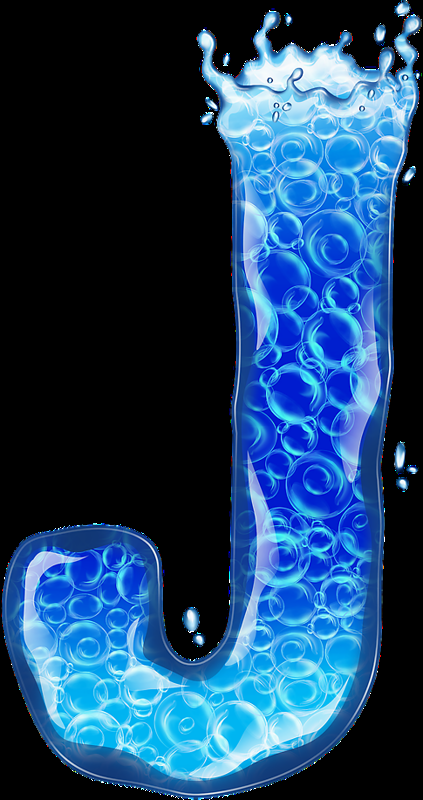
#> input picture chap14/image/j.png, 423 x 800 px, found by its file name
$ jupyter execute 145.ipynb
#> lines starting #> are read from the running program, lines starting #| are printed output that depends on the picture
[cell 1]
import cv2
import numpy as np

[cell 2]
img = cv2.imread('image\j.png',0)
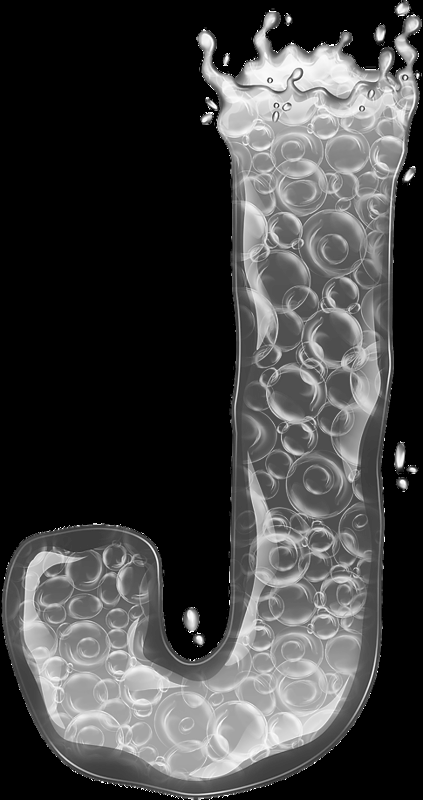
#> img: shape (800, 423); min 0, max 255, mean 66.3
kernel = np.ones((5,5),np.uint8)
erosion = cv2.erode(img,kernel,iterations = 1)
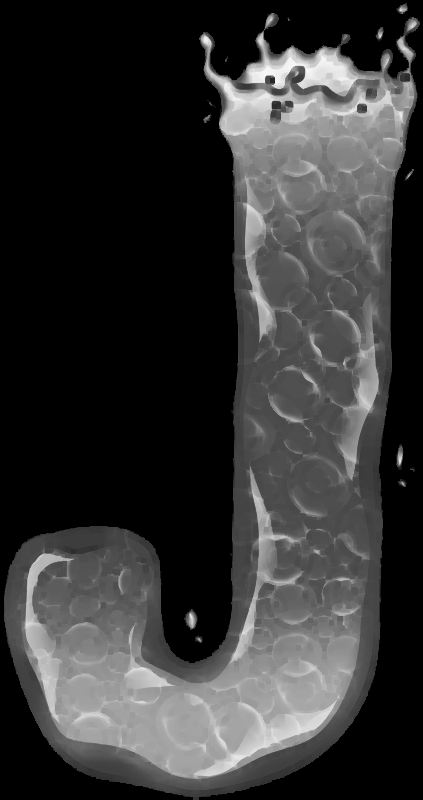
#> erosion: shape (800, 423); min 0, max 248, mean 52.8

[cell 3]
dilation = cv2.dilate(img,kernel,iterations = 1)
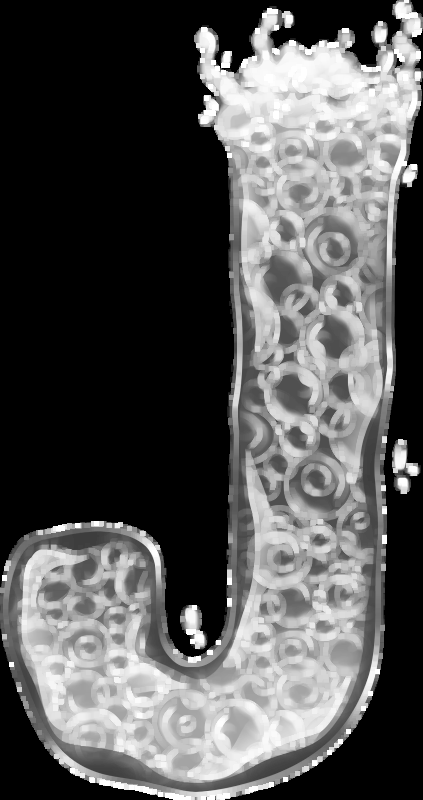
#> dilation: shape (800, 423); min 0, max 255, mean 85.9
cv2.imshow('image',dilation)
cv2.waitKey(0)
cv2.destroyAllWindows()

[cell 4]
opening = cv2.morphologyEx(img, cv2.MORPH_OPEN, kernel)
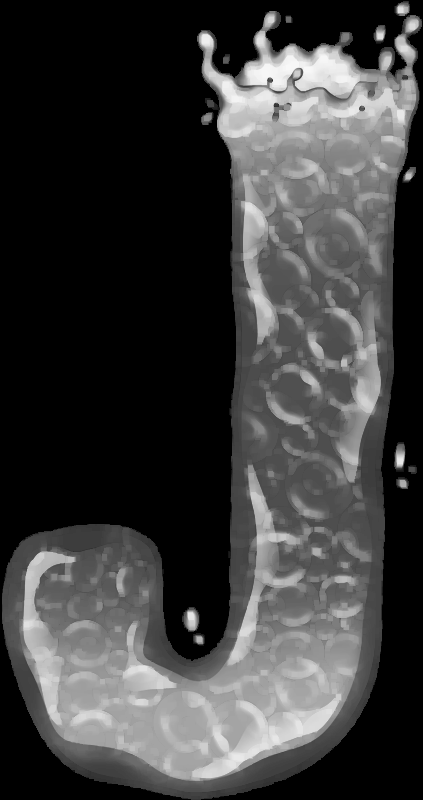
#> opening: shape (800, 423); min 0, max 248, mean 60.7
cv2.imshow('image',opening)
cv2.waitKey(0)
cv2.destroyAllWindows()

[cell 5]
closing = cv2.morphologyEx(img, cv2.MORPH_CLOSE, kernel)
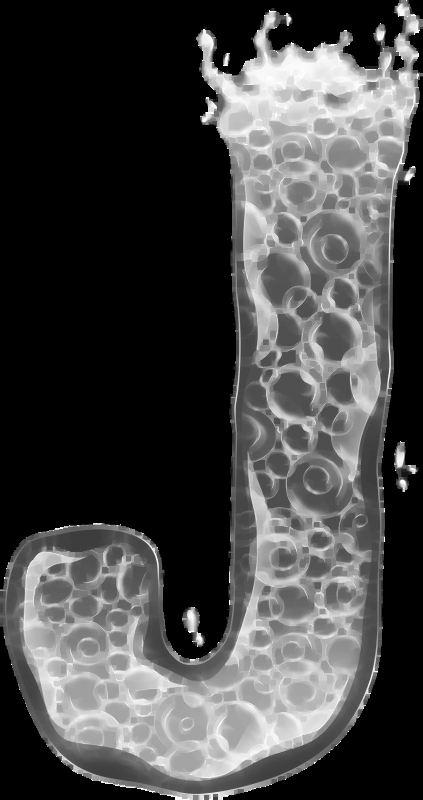
#> closing: shape (800, 423); min 0, max 255, mean 70.7
cv2.imshow('image',closing)
cv2.waitKey(0)
cv2.destroyAllWindows()

[cell 6]
gradient = cv2.morphologyEx(img, cv2.MORPH_GRADIENT, kernel)
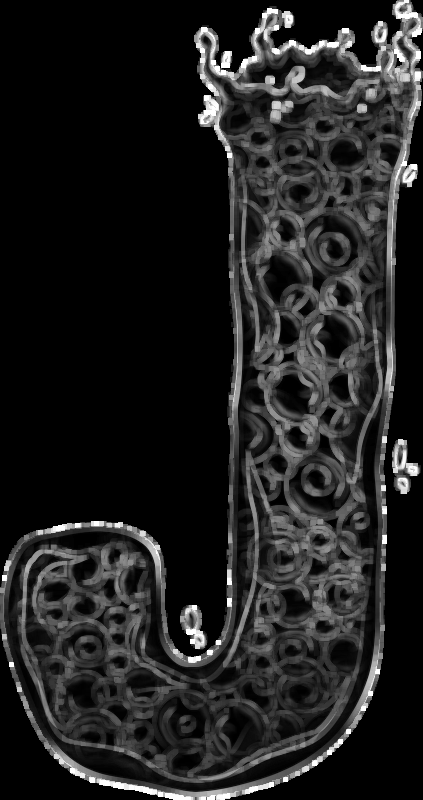
#> gradient: shape (800, 423); min 0, max 255, mean 33
cv2.imshow('image',gradient)
cv2.waitKey(0)
cv2.destroyAllWindows()

[cell 7]
blackhat = cv2.morphologyEx(img, cv2.MORPH_BLACKHAT, kernel)
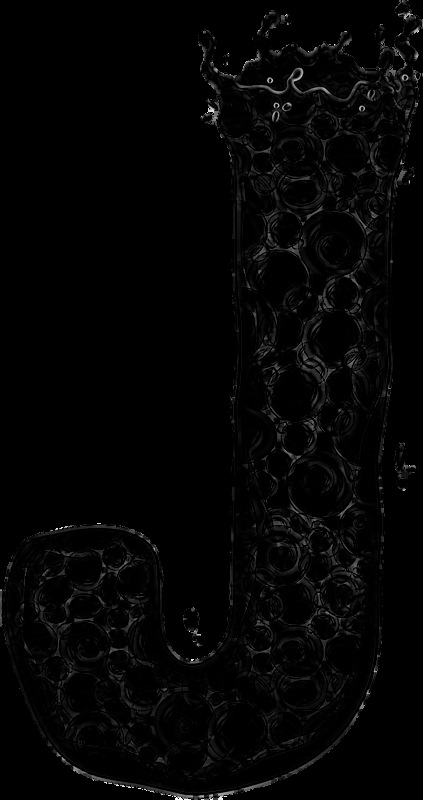
#> blackhat: shape (800, 423); min 0, max 255, mean 4.4
cv2.imshow('image',blackhat)
cv2.waitKey(0)
cv2.destroyAllWindows()

$ run again, with chap14/image/dsu1.jpg saved as chap14/image/j.png
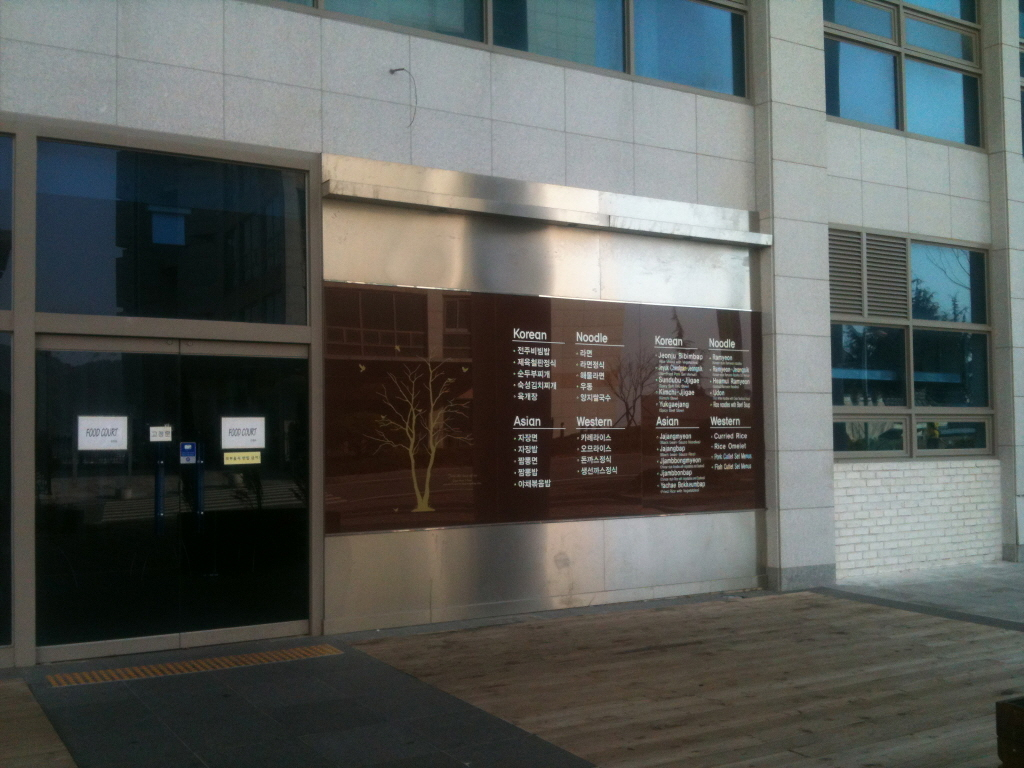
#> input picture chap14/image/dsu1.jpg, 1024 x 768 px, found by its file name
#> `erosion = cv2.erode(img,kernel,iterations = 1)`:
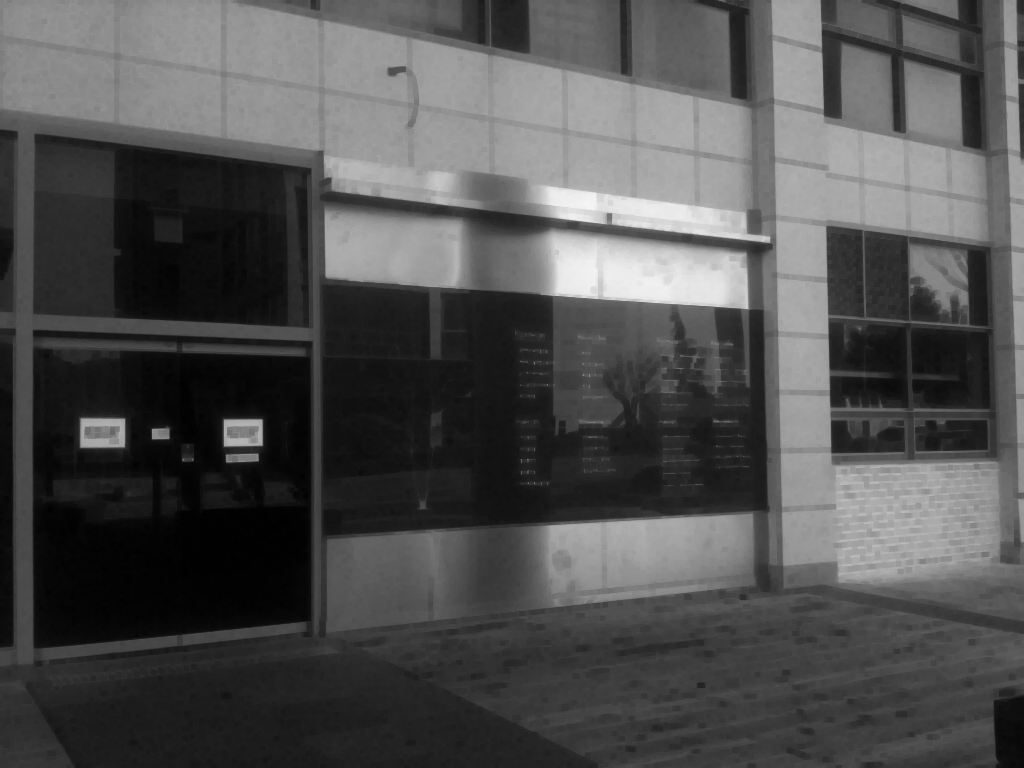
#> erosion: shape (768, 1024); min 0, max 244, mean 79.7
#> `blackhat = cv2.morphologyEx(img, cv2.MORPH_BLACKHAT, kernel)`:
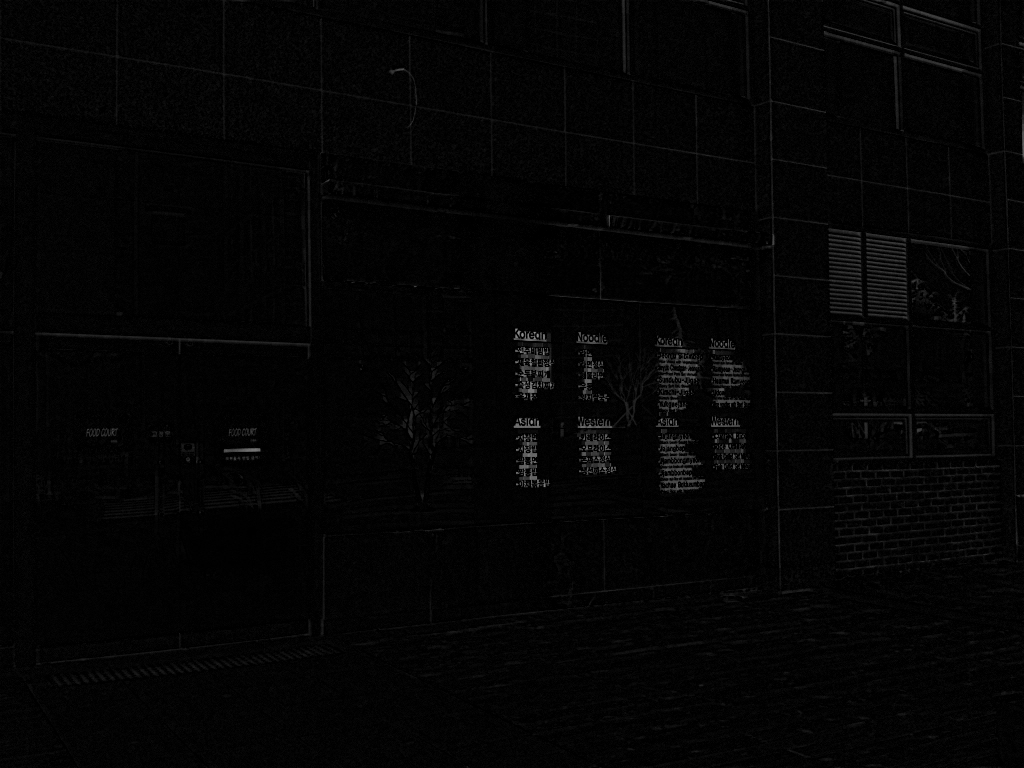
#> blackhat: shape (768, 1024); min 0, max 145, mean 4.1

$ run again, with chap14/image/sky.jpg saved as chap14/image/j.png
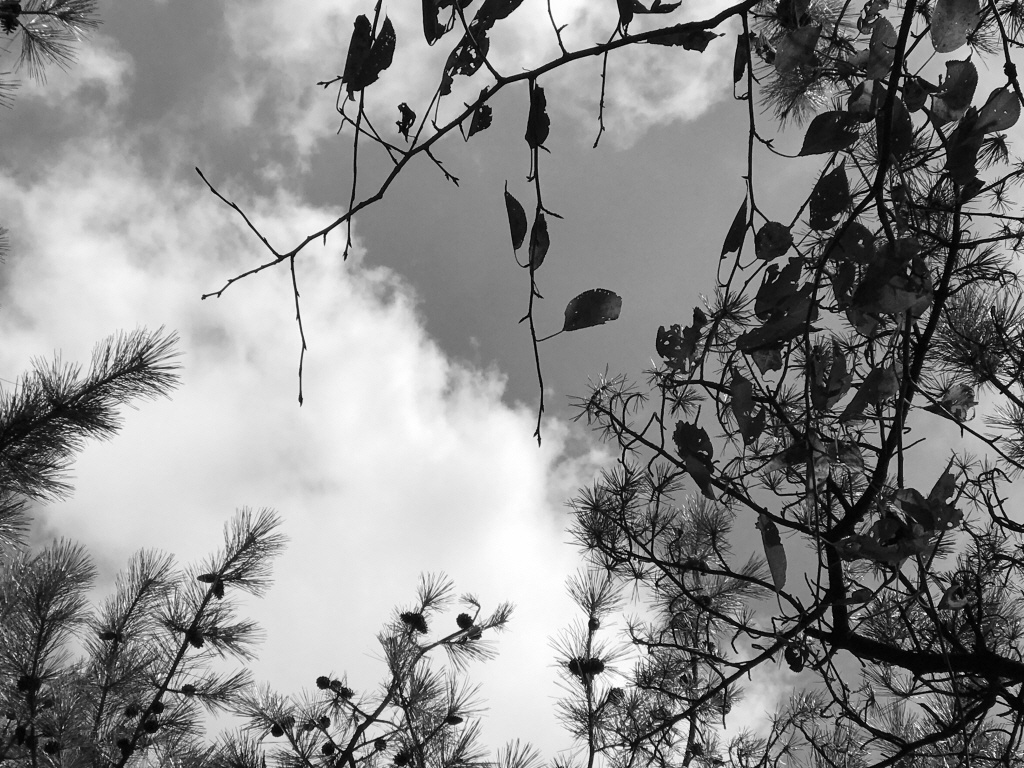
#> input picture chap14/image/sky.jpg, 1024 x 768 px, found by its file name
#> img is the input picture: shape (768, 1024); min 0, max 255, mean 138.6
#> `gradient = cv2.morphologyEx(img, cv2.MORPH_GRADIENT, kernel)`:
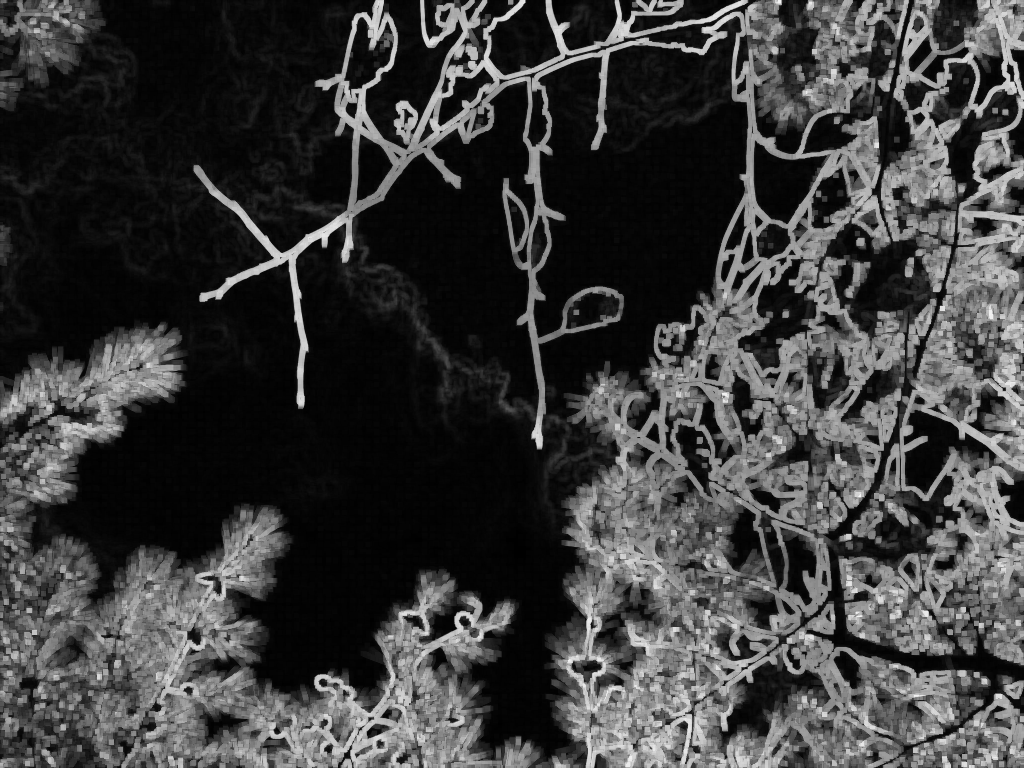
#> gradient: shape (768, 1024); min 0, max 248, mean 60.7
#> `blackhat = cv2.morphologyEx(img, cv2.MORPH_BLACKHAT, kernel)`:
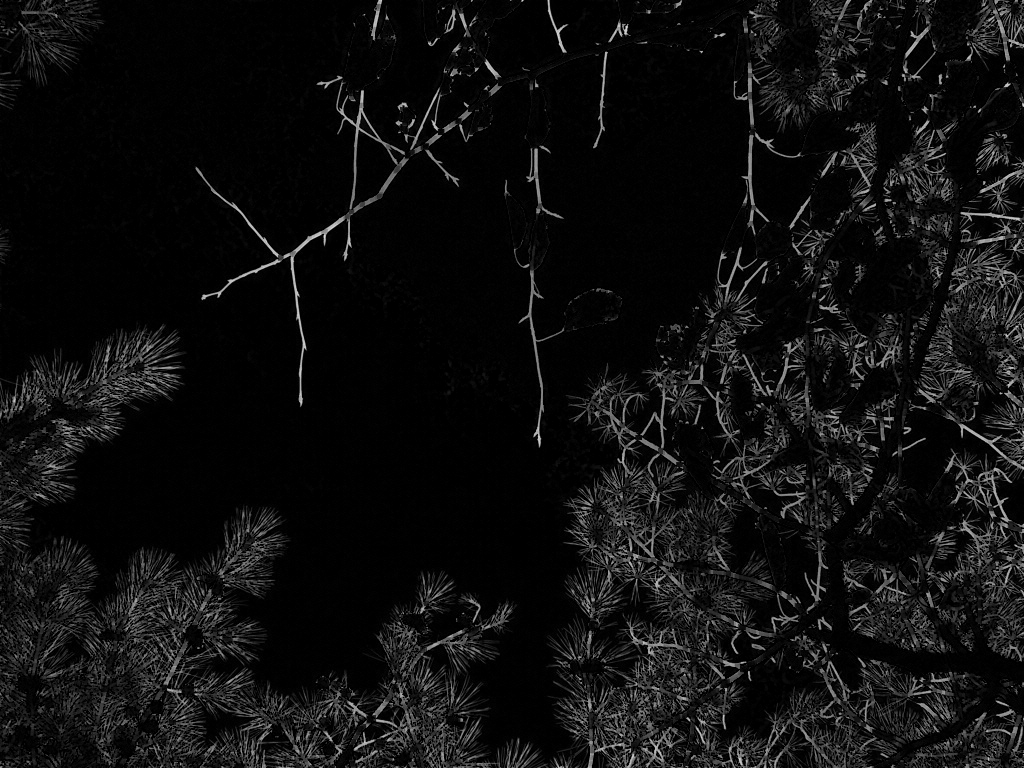
#> blackhat: shape (768, 1024); min 0, max 216, mean 15.5
